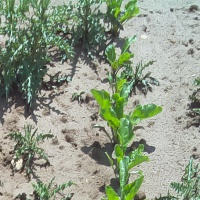
#> input picture images/im_18.jpg, 200 x 200 px, found by its file name
$ jupyter execute --allow-errors colorFiltering.ipynb
#> lines starting #> are read from the running program, lines starting #| are printed output that depends on the picture; after the words box and inside, x2 and y2 are one past the last pixel; in counts of white or black regions, pixels touching at a corner belong together
# HSV Color Filtering

[cell 1]
from __future__ import print_function
import cv2 as cv
import argparse
import matplotlib.pyplot as plt
import os

max_value = 255
max_value_H = 255
low_H = 0
low_S = 0
low_V = 0
high_H = max_value_H
high_S = max_value
high_V = max_value
window_capture_name = 'Video Capture'
window_detection_name = 'Object Detection'
low_H_name = 'Low H'
low_S_name = 'Low S'
low_V_name = 'Low V'
high_H_name = 'High H'
high_S_name = 'High S'
high_V_name = 'High V'
def on_low_H_thresh_trackbar(val):
    global low_H
    global high_H
    low_H = val
    low_H = min(high_H-1, low_H)
    cv.setTrackbarPos(low_H_name, window_detection_name, low_H)
def on_high_H_thresh_trackbar(val):
    global low_H
    global high_H
    high_H = val
    high_H = max(high_H, low_H+1)
    cv.setTrackbarPos(high_H_name, window_detection_name, high_H)
def on_low_S_thresh_trackbar(val):
    global low_S
    global high_S
    low_S = val
    low_S = min(high_S-1, low_S)
    cv.setTrackbarPos(low_S_name, window_detection_name, low_S)
def on_high_S_thresh_trackbar(val):
    global low_S
    global high_S
    high_S = val
    high_S = max(high_S, low_S+1)
    cv.setTrackbarPos(high_S_name, window_detection_name, high_S)
def on_low_V_thresh_trackbar(val):
    global low_V
    global high_V
    low_V = val
    low_V = min(high_V-1, low_V)
    cv.setTrackbarPos(low_V_name, window_detection_name, low_V)
def on_high_V_thresh_trackbar(val):
    global low_V
    global high_V
    high_V = val
    high_V = max(high_V, low_V+1)
    cv.setTrackbarPos(high_V_name, window_detection_name, high_V)
# [4 lines of commented-out code are left out]
cv.namedWindow(window_capture_name)
cv.namedWindow(window_detection_name)
cv.createTrackbar(low_H_name, window_detection_name , low_H, max_value_H, on_low_H_thresh_trackbar)
cv.createTrackbar(high_H_name, window_detection_name , high_H, max_value_H, on_high_H_thresh_trackbar)
cv.createTrackbar(low_S_name, window_detection_name , low_S, max_value, on_low_S_thresh_trackbar)
cv.createTrackbar(high_S_name, window_detection_name , high_S, max_value, on_high_S_thresh_trackbar)
cv.createTrackbar(low_V_name, window_detection_name , low_V, max_value, on_low_V_thresh_trackbar)
cv.createTrackbar(high_V_name, window_detection_name , high_V, max_value, on_high_V_thresh_trackbar)
# [7 lines of commented-out code are left out]
while True:
    frame = cv.imread("data_beet/im_"+str(18)+".jpg")
#> frame is the input picture: shape (200, 200, 3); mean B, G, R 135, 154.4, 144.6
    frame_HSV = cv.cvtColor(frame, cv.COLOR_BGR2HSV)
#> frame_HSV: shape (200, 200, 3); mean H, S, V 46.6, 40.6, 156.1
    frame_threshold = cv.inRange(frame, (low_H, low_S, low_V), (high_H, high_S, high_V))
#> frame_threshold: shape (200, 200); every value is 255
    frame_threshold_beet = cv.inRange(frame, (40, 70, low_V), (high_H, high_S, high_V))
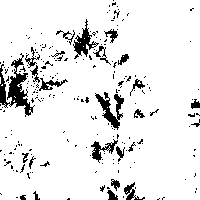
#> frame_threshold_beet: shape (200, 200); 90.8% white; 231 black regions (205 under 20 px)
    frame_threshold_thistle = cv.inRange(frame, (low_H, low_S, low_V), (high_H, high_S, high_V))
    im3 = frame.copy()

    contours, hierarchy = cv.findContours(frame_threshold_beet,cv.RETR_TREE,cv.CHAIN_APPROX_SIMPLE)
#> contours = 371 contours, 334 with area under 20; largest, box (x1, y1, x2, y2) and area: (0, 0, 200, 200) 39053, (6, 57, 34, 117) 698, (73, 18, 97, 58) 374, (94, 93, 121, 131) 320, (90, 139, 119, 163) 274
    for c in contours:
        rect = cv.boundingRect(c)
        x,y,w,h = rect
        cv.rectangle(im3,(x,y),(x+w,y+h),(0,255,0),2)
#> this loop made 371 passes
#> (c, x, y, w, h) on passes 1, 2, 4: ([[2, 84], [1, 85], [2, 85]], 1, 84, 2, 2), ([[0, 77], [0, 83]], 0, 77, 1, 7), ([[158, 198], [159, 197], [160, 198], [159, 199]], 158, 197, 3, 3)
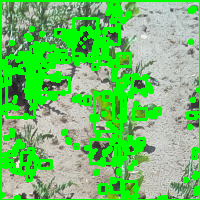
#> im3: shape (200, 200, 3); mean B, G, R 105.4, 192.5, 111.4

    contours1, hierarchy1 = cv.findContours(frame_threshold_thistle,cv.RETR_TREE,cv.CHAIN_APPROX_SIMPLE)
#> contours1 = [[[0, 0], [0, 199], [199, 199], [199, 0]]]
    for c in contours1:
        rect = cv.boundingRect(c)
        x,y,w,h = rect
        cv.rectangle(im3,(x,y),(x+w,y+h),(255,0,0),2)
#> this loop made 1 pass
#> (c, x, y, w, h) on pass 1: ([[0, 0], [0, 199], [199, 199], [199, 0]], 0, 0, 200, 200)
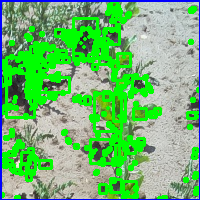
#> im3: shape (200, 200, 3); 2.98% of pixels changed, all inside (x1, y1, x2, y2) = (0, 0, 200, 200)

# [11 lines of commented-out code are left out]
    cv.imshow(window_capture_name, frame)
    cv.imshow(window_detection_name, frame_threshold)
    cv.imshow("beet",frame_threshold_beet)
    cv.imshow("thristle",frame_threshold_thistle)
    cv.imshow("Detect",im3)
    key = cv.waitKey(30)
#> (key q is pressed here)
    if key == ord('q') or key == 27:
        cv.destroyAllWindows()
        break

# HSV TUNING FOR BEET AND THISTLE

[cell 2]
from __future__ import print_function
import cv2 as cv
import argparse
import matplotlib.pyplot as plt
import os

max_value = 255
max_value_H = 255
low_H = 0
low_S = 0
low_V = 0
high_H = max_value_H
high_S = max_value
high_V = max_value
window_capture_name = 'Video Capture'
window_detection_name = 'Object Detection'
low_H_name = 'Low H'
low_S_name = 'Low S'
low_V_name = 'Low V'
high_H_name = 'High H'
high_S_name = 'High S'
high_V_name = 'High V'

def create_path(path):
    if not os.path.exists(os.path.dirname(path)):
        try:
            os.makedirs(os.path.dirname(path))
        except OSError as exc: # Guard against race condition
            if exc.errno != errno.EEXIST:
                raise
def classification(i):
#> called with i = 0
    frame = cv.imread("/home/ltruong/Desktop/hellboy/beet/data_beet/im_"+str(i)+".jpg")
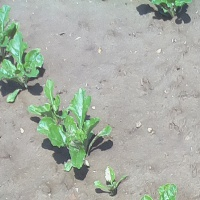
#> input picture data_beet/im_0.jpg, 200 x 200 px, found by its file name
#> frame is the input picture: shape (200, 200, 3); mean B, G, R 165.4, 175.5, 168.5
    frame_HSV = cv.cvtColor(frame, cv.COLOR_BGR2HSV)
#> frame_HSV: shape (200, 200, 3); mean H, S, V 45, 20.5, 177.4
    frame_threshold = cv.inRange(frame_HSV, (low_H, low_S, low_V), (high_H, high_S, high_V))
    frame_threshold_beet = cv.inRange(frame_HSV, (40, 105, low_V), (high_H, high_S, high_V))
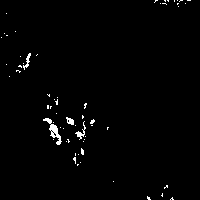
#> frame_threshold_beet: shape (200, 200); 1.3% white in thin lines or dots
    frame_threshold_thistle = cv.inRange(frame_HSV, (40, 32, 108), (high_H, 80, 120))
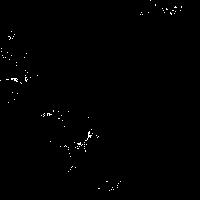
#> frame_threshold_thistle: shape (200, 200); 0.46% white in thin lines or dots, all inside (x1, y1, x2, y2) = (0, 0, 182, 191)
    im3 = frame.copy()

    contours, hierarchy = cv.findContours(frame_threshold_beet,cv.RETR_TREE,cv.CHAIN_APPROX_SIMPLE)
#> contours = 66 contours, 62 with area under 20; largest, box (x1, y1, x2, y2) and area: (43, 118, 62, 145) 122, (66, 117, 74, 125) 31, (75, 121, 86, 140) 29, (23, 53, 31, 70) 28
    for c in contours:
        rect = cv.boundingRect(c)
        x,y,w,h = rect
        cv.rectangle(im3,(x,y),(x+w,y+h),(0,255,0),2)
#> this loop made 66 passes
#> (x, y, w, h) on passes 1, 2, 4, 5, 7, 8, 9, 11, 12, 13, 14, 15: (170, 197, 4, 3), (147, 196, 4, 4), (164, 185, 4, 4), (113, 181, 1, 1), (80, 162, 1, 1), (73, 157, 3, 7), (78, 154, 1, 1), (81, 148, 3, 7), (83, 141, 1, 1), (66, 141, 1, 1), (84, 139, 1, 1), (67, 139, 3, 4)
#> (c, x, y, w, h) on passes 3, 6, 10, 19, 21, 28: ([[162, 193], [162, 194], [161, 195], [162, 196]], 161, 193, 2, 4), ([[77, 164], [77, 165], [78, 164]], 77, 164, 2, 2), ([[75, 153], [75, 155]], 75, 153, 1, 3), ([[107, 127], [107, 129], [107, 128], [108, 127]], 107, 127, 2, 3), ([[91, 125], [92, 125]], 91, 125, 2, 1), ([[52, 132], [53, 131], [54, 132], [53, 133]], 52, 131, 3, 3)
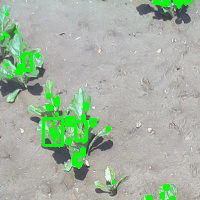
#> im3: shape (200, 200, 3); 4.66% of pixels changed, all inside (x1, y1, x2, y2) = (0, 0, 193, 200)

    contours1, hierarchy1 = cv.findContours(frame_threshold_thistle,cv.RETR_TREE,cv.CHAIN_APPROX_SIMPLE)
#> contours1 = 98 contours, all with area under 20
    for c in contours1:
        rect = cv.boundingRect(c)
        x,y,w,h = rect
        cv.rectangle(im3,(x,y),(x+w,y+h),(255,0,0),2)
#> this loop made 98 passes
#> c on passes 20, 21, 22, 23, 24, 25, 26, 27, 28, 29, 30, 32: [[77, 148], [78, 148]], [[75, 147]], [[68, 147]], [[84, 146]], [[79, 146]], [[77, 146]], [[60, 146]], [[65, 145], [64, 146], [65, 145], [66, 146]], [[86, 144]], [[84, 144]], [[84, 142]], [[74, 142]]
#> (x, y, w, h) on passes 1, 2, 3, 5, 6, 7: (109, 190, 1, 1), (113, 189, 1, 1), (111, 189, 1, 1), (117, 187, 1, 1), (112, 187, 1, 1), (117, 185, 1, 1)
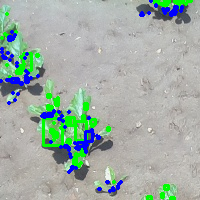
#> im3: shape (200, 200, 3); 3.38% of pixels changed, all inside (x1, y1, x2, y2) = (0, 0, 184, 193)
#> pass 2 of the loop `for i in range(480):`:
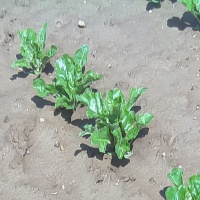
#> input picture data_beet/im_1.jpg, 200 x 200 px, found by its file name
#> in classification, frame is the input picture: shape (200, 200, 3); mean B, G, R 160.3, 173.7, 163.4
#> in classification (call 2), `frame_threshold_beet = cv.inRange(frame_HSV, (40, 105, low_V), (high_H..`:
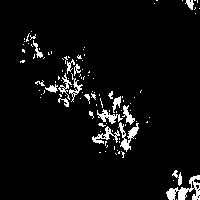
#> frame_threshold_beet: shape (200, 200); 5.1% white; 110 white regions (91 under 20 px), largest, box (x1, y1, x2, y2) and area: (166, 175, 200, 200) 357, (118, 122, 139, 152) 224, (92, 126, 120, 144) 167
#> frame_threshold_thistle: shape (200, 200); 0.46% white in thin lines or dots
#> the loop in classification (call 2), `for c in contours:` made 139 passes
#> c on passes 1, 2, 6, 11, 12, 14, 15, 16: [[176, 199]], [[173, 180]], [[197, 190], [198, 189], [199, 190], [198, 191]], [[115, 153], [116, 154]], [[99, 152], [100, 152]], [[119, 151], [118, 152], [118, 153], [119, 153]], [[105, 151]], [[117, 150]]
#> the loop in classification (call 2), `for c in contours1:` made 87 passes
#> c on passes 1 to 8: [[166, 199]], [[169, 186]], [[124, 157]], [[126, 153]], [[108, 152], [107, 153], [108, 154], [107, 153]], [[129, 151]], [[99, 151]], [[98, 148]]
#> after the loop in classification (call 2), `for c in contours1:`:
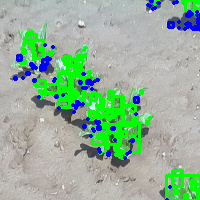
#> im3: shape (200, 200, 3); mean B, G, R 152.7, 178.4, 147.7

    create_path("/home/ltruong/Desktop/hellboy/beet/results/"+"img_"+str(i)+"/real.jpg")
    create_path("/home/ltruong/Desktop/hellboy/beet/results/"+"img_"+str(i)+"/detect.jpg")
    create_path("/home/ltruong/Desktop/hellboy/beet/results/"+"img_"+str(i)+"/beet.jpg")
    create_path("/home/ltruong/Desktop/hellboy/beet/results/"+"img_"+str(i)+"/thistle.jpg")


    cv.imwrite("/home/ltruong/Desktop/hellboy/beet/results/"+"img_"+str(i)+"/real.jpg",frame)
    cv.imwrite("/home/ltruong/Desktop/hellboy/beet/results/"+"img_"+str(i)+"/detect.jpg",im3)
    cv.imwrite("/home/ltruong/Desktop/hellboy/beet/results/"+"img_"+str(i)+"/beet.jpg",frame_threshold_beet)
    cv.imwrite("/home/ltruong/Desktop/hellboy/beet/results/"+"img_"+str(i)+"/thistle.jpg",frame_threshold_thistle)
    print("done")
